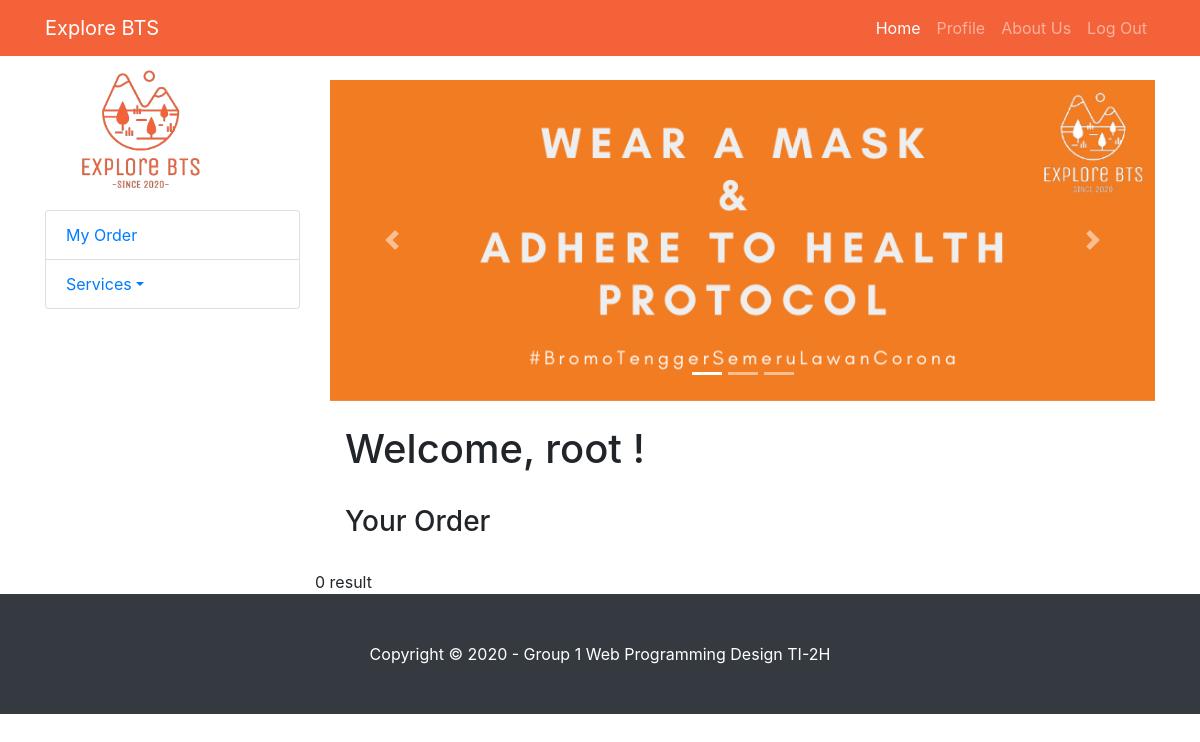
Page /myOrder.php (signed in) on the earlier database version.
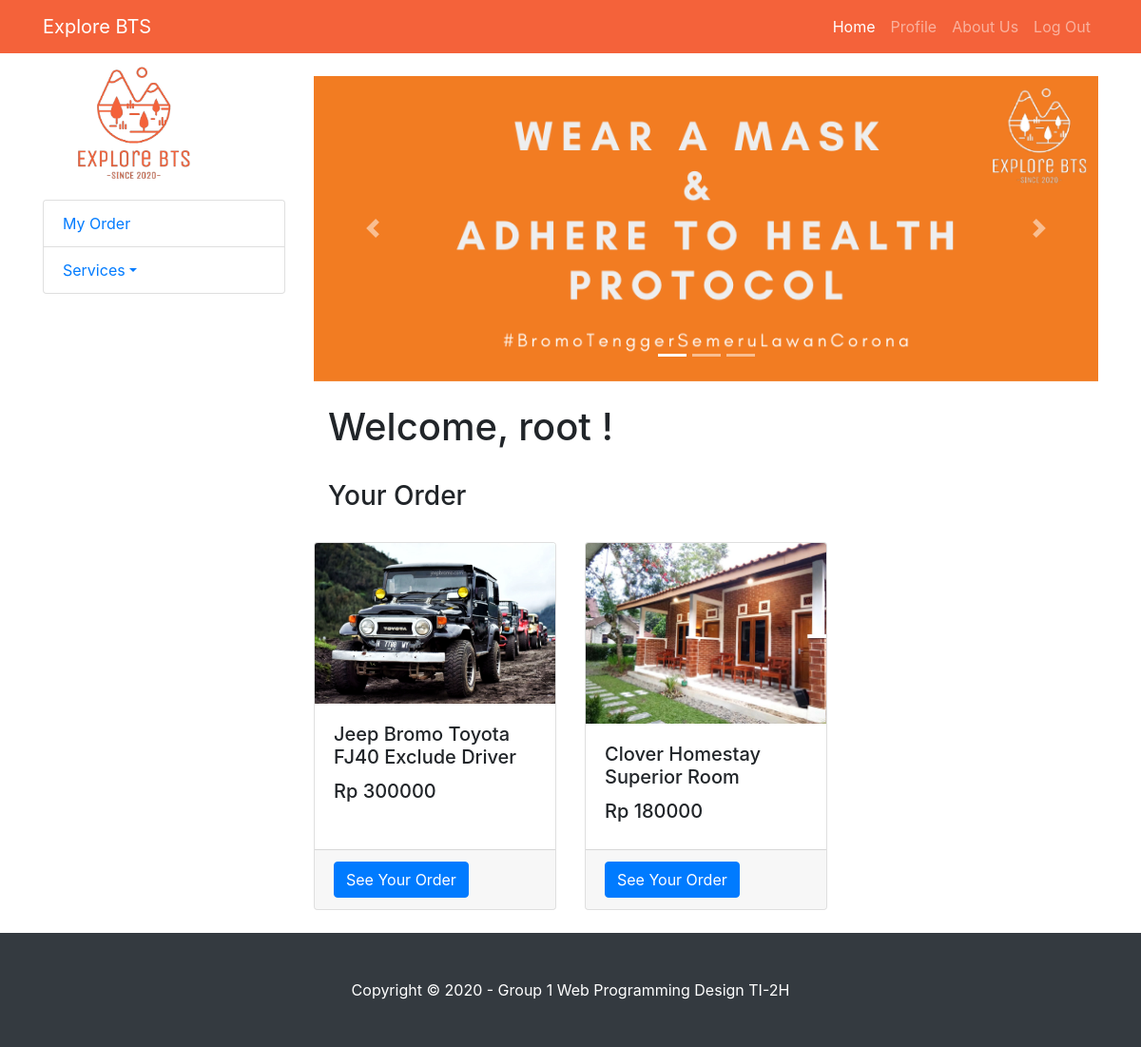
Same page on the later database version.
### tables this page shows
CREATE TABLE `bookings` (
  `booking_id` int(11) NOT NULL,
  `tourist_id` int(11) NOT NULL,
  `booking_date` date NOT NULL,
  `product_id` int(11) NOT NULL,
  `quantity` int(11) NOT NULL,
  `booking_days` int(2) NOT NULL DEFAULT 1
);

CREATE TABLE `products` (
  `product_id` int(11) NOT NULL,
  `product_name` varchar(100) NOT NULL,
  `product_pict` varchar(255) NOT NULL,
  `category_code` char(4) NOT NULL,
  `unit_price` int(11) NOT NULL,
  `product_stock` int(11) NOT NULL,
  `vendor_id` int(11) NOT NULL,
  `product_desc` varchar(255) NOT NULL
);

### myOrder.php (the view, shortened to what this page needs)
<!DOCTYPE html>
<html lang="en">
<head>
  <link href="vendor/bootstrap/css/bootstrap.min.css" rel="stylesheet">
  <link href="vendor/bootstrap/css/bootstrap.min.css" rel="stylesheet">
  <link href="css/shop-homepage.css" rel="stylesheet">
</head>
<body>
    <?php session_start();
    include 'components/navbarUser.php';
    ?>
  <div class="container">
    <div class="row">
      <div class="col-lg-3">
        <?php
        include 'components/sideMenuUser.php';
        ?>
      </div>
      </div>
      <div class="col-lg-9">
        <div id="myCarousel" class="carousel slide my-4" data-ride="carousel">
          <ol class="carousel-indicators">
            <li data-target="#myCarousel" data-slide-to="0" class="active"></li>
            <li data-target="#myCarousel" data-slide-to="1"></li>
            <li data-target="#myCarousel" data-slide-to="2"></li>
          </ol>
          <div class="carousel-inner" role="listbox">
            <div class="carousel-item active">
              <img class="d-block img-fluid" src="assets/slider-jumbotron-1.png" alt="First slide">
            </div>
          </div>
          <a class="carousel-control-prev" href="#myCarousel" role="button" data-slide="prev">
            <span class="carousel-control-prev-icon" aria-hidden="true"></span>
          </a>
          <a class="carousel-control-next" href="#myCarousel" role="button" data-slide="next">
            <span class="carousel-control-next-icon" aria-hidden="true"></span>
          </a>
        </div>
        <div class="container">
        <?php if($_SESSION['login']){ ?>
            <h1>Welcome, <?php echo $_SESSION['username']; ?> !</h1> <br>
            <?php } ?>
            <h3>Your Order</h3> <br>
        </div>
        <div class="row">
            <?php
                include "connection.php";
                $user_id = $_SESSION['user_id'];
                $query = "SELECT * FROM bookings INNER JOIN products
                 ON bookings.product_id = products.product_id
                  WHERE tourist_id = '$user_id'";
                $result = mysqli_query($connect, $query);
                if(mysqli_num_rows($result) > 0){
                    while($row = mysqli_fetch_assoc($result)){
            ?>
                    <div class="col-lg-4 col-md-6 mb-4">
                        <div class="card h-100">
                            <img class="card-img-top" src="uploads/product_pict/<?php echo $row['product_pict'];?>" alt="">
                            <div class="card-body">
                                <h5 class="card-title"><?php echo $row['product_name'];?></h5>
                                <h5>Rp <?php echo $row['unit_price'];?></h5>
                            </div>
                            <div class="card-footer">
                            <button type="button" class="btn btn-primary" data-toggle="modal" data-target="#modal<?php echo $row['product_id']; ?>">See Your Order </button>
                            </div>
                        </div>
                    </div>
            <?php
                    }
                } else {
                    echo "0 result";
                }
            ?>
        </div>
      </div>
    </div>
  </div>
  <footer class="py-5 bg-dark">
    <div class="container">
      <p class="m-0 text-center text-white">Copyright &copy;  2020 - Group 1 Web Programming Design TI-2H</p>
    </div>
  </footer>
</body>
</html>

### components/navbarUser.php (shortened to what this page needs)
<nav class="navbar navbar-expand-lg navbar-dark fixed-top">
    <div class="container">
      <a class="navbar-brand" href="homeUser.php">Explore BTS</a>
      <div class="collapse navbar-collapse" id="navbarResponsive">
        <ul class="navbar-nav ml-auto">
          <li class="nav-item active">
            <a class="nav-link" href="homeUser.php">Home
            </a>
          </li>
          <li class="nav-item">
            <a class="nav-link" href="profile.php">Profile</a>
          </li>
          <li class="nav-item">
            <a class="nav-link" href="#">About Us</a>
          </li>
          <li class="nav-item">
            <a class="nav-link" href="logoutSession.php">Log Out</a>
          </li>
        </ul>
      </div>
    </div>
  </nav>

### components/sideMenuUser.php (shortened to what this page needs)
<img src="assets/logo-bts.png" width="75%">
        <div class="list-group">
        <a href="myOrder.php" class="list-group-item">My Order</a>
          <div class="list-group-item">
            <a class="dropdown-toggle" href="" data-toggle="dropdown">Services<span class="caret"></span></a>
          </div>

### css/shop-homepage.css (style rules this page uses)
body { padding-top: 56px; }

### myOrder.php (style rules this page uses)
.navbar { background-color: #f4623a; }

Differences in the rows shown:
added bookings: product.product_pict (picture), product.product_name "Jeep Bromo Toyota FJ40 Exclude Driver", product.unit_price "300000"
added bookings: product.product_pict (picture), product.product_name "Clover Homestay Superior Room", product.unit_price "180000"
Other differences:
text no longer shown: "0 result"
